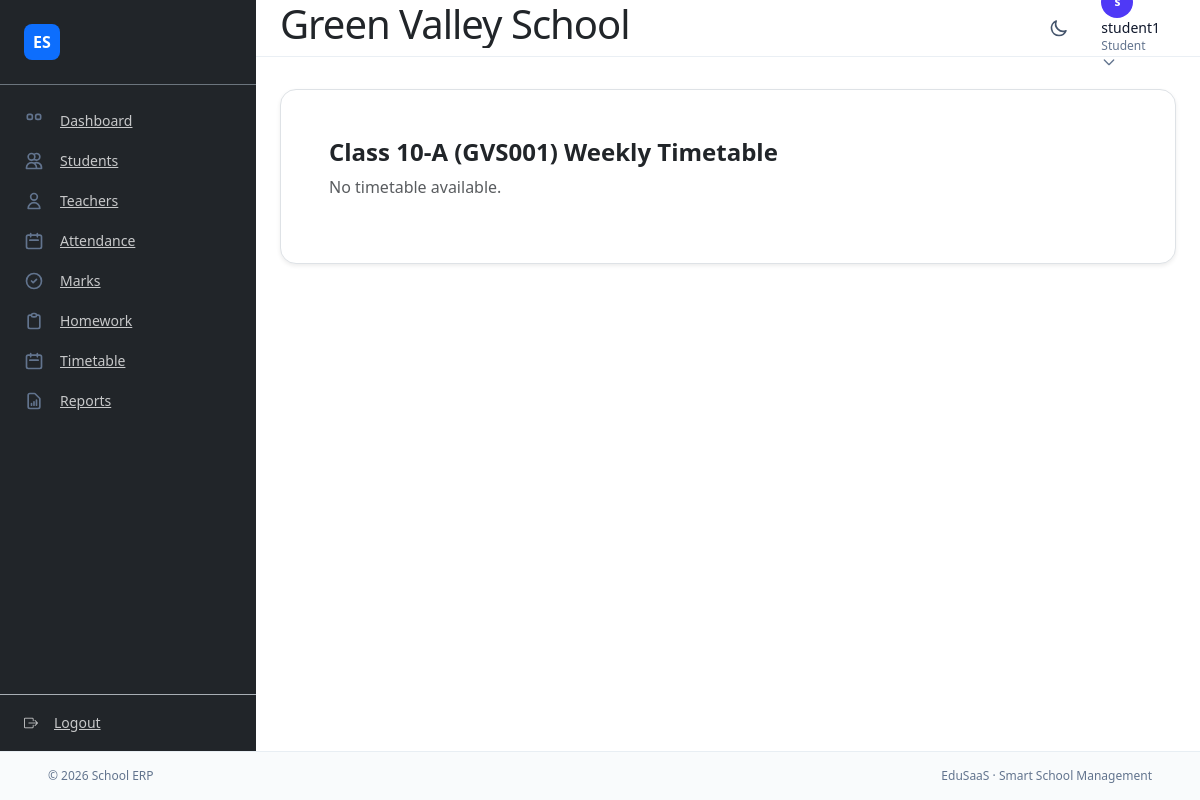
The page /student/timetable/ (signed in) on the database as committed earlier.
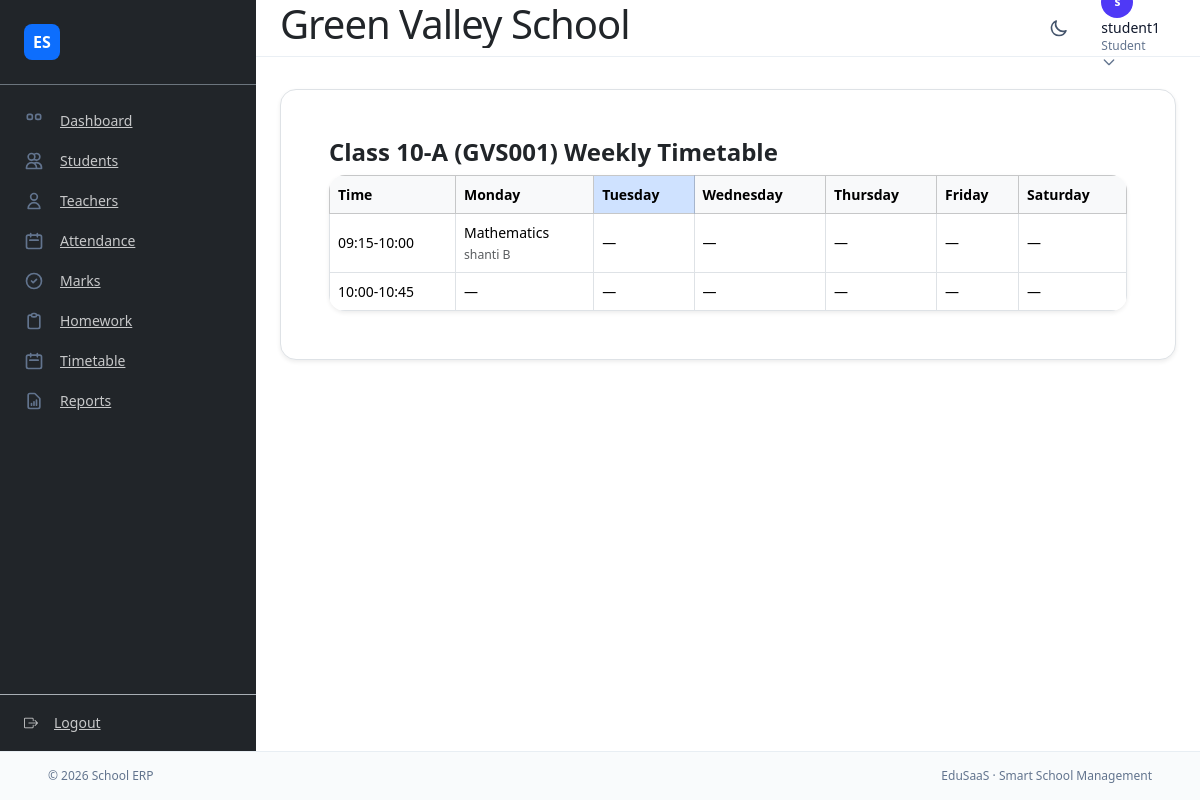
The same page on the database as committed later.
### apps/timetable/models.py (models this page shows, shortened)
class TimeSlot(models.Model):
    class BreakType(models.TextChoices):
        NONE = "NONE", "None"
        SHORT_BREAK = "SHORT_BREAK", "Short Break"
        LUNCH_BREAK = "LUNCH_BREAK", "Lunch Break"
    start_time = models.TimeField()
    end_time = models.TimeField()
    is_break = models.BooleanField(default=False)
    break_type = models.CharField(
        max_length=20,
        choices=BreakType.choices,
        default=BreakType.NONE,
    )
    order = models.IntegerField(default=0)
    school = models.ForeignKey(
        "core.School",
        on_delete=models.CASCADE,
        related_name="time_slots",
    )
    class Meta:
        ordering = ["school", "order", "start_time"]

class Timetable(models.Model):
    class DayOfWeek(models.IntegerChoices):
        MONDAY = 1, "Monday"
        TUESDAY = 2, "Tuesday"
        WEDNESDAY = 3, "Wednesday"
        THURSDAY = 4, "Thursday"
        FRIDAY = 5, "Friday"
        SATURDAY = 6, "Saturday"
    classroom = models.ForeignKey(
        "core.ClassRoom",
        on_delete=models.CASCADE,
        related_name="timetables",
    )
    day_of_week = models.PositiveSmallIntegerField(choices=DayOfWeek.choices)
    time_slot = models.ForeignKey(
        TimeSlot,
        on_delete=models.CASCADE,
        related_name="timetable_entries",
    )
    subject = models.ForeignKey(
        "core.Subject",
        on_delete=models.SET_NULL,
        null=True,
        blank=True,
        related_name="timetable_entries",
    )
    teachers = models.ManyToManyField(
        "core.Teacher",
        blank=True,
        related_name="timetable_entries",
    )
    school = models.ForeignKey(
        "core.School",
        on_delete=models.CASCADE,
        related_name="timetable_entries",
    )
    class Meta:
        unique_together = ("classroom", "day_of_week", "time_slot")

### apps/core/models.py (models this page shows, shortened)
class Subject(models.Model):
    name = models.CharField(max_length=100, db_index=True)
    code = models.CharField(max_length=50, blank=True, db_index=True)  # e.g. MATH101, PHY101
    classroom = models.ForeignKey(
        ClassRoom,
        on_delete=models.CASCADE,
        null=True,
        blank=True,
        related_name="subjects",
    )
    teacher = models.ForeignKey(
        "Teacher",
        on_delete=models.SET_NULL,
        null=True,
        blank=True,
        related_name="assigned_subjects",
    )
    academic_year = models.ForeignKey(
        "AcademicYear",
        on_delete=models.CASCADE,
        related_name="subjects",
        null=True,
        blank=True,
    )
    school = models.ForeignKey(
        School,
        on_delete=models.CASCADE,
        related_name="subjects",
    )
    class Meta:
        constraints = [
            models.UniqueConstraint(
                fields=["code", "classroom", "academic_year"],
                condition=Q(code__gt="", academic_year__isnull=False),
                name="unique_subject_code_per_class_year",
            ),
        ]

class Teacher(models.Model):
    user = models.OneToOneField(
        "accounts.User",
        on_delete=models.CASCADE,
        related_name="teacher_profile",
    )
    subjects = models.ManyToManyField(
        Subject,
        blank=True,
        related_name="teachers",
    )
    classrooms = models.ManyToManyField(
        ClassRoom,
        blank=True,
        related_name="assigned_teachers",
    )
    employee_id = models.CharField(max_length=50, blank=True)
    phone_number = models.CharField(max_length=20, blank=True)
    qualification = models.CharField(max_length=200, blank=True)
    experience = models.CharField(max_length=100, blank=True, help_text="e.g. 5 years")
    subject = models.ForeignKey(
        Subject,
        on_delete=models.SET_NULL,
        null=True,
        blank=True,
        related_name="teachers_legacy",
    )

### apps/accounts/models.py (models this page shows, shortened)
class User(AbstractUser):
    class Roles(models.TextChoices):
        SUPERADMIN = "SUPERADMIN", "Super admin"
        ADMIN = "ADMIN", "School admin"
        TEACHER = "TEACHER", "Teacher"
        STUDENT = "STUDENT", "Student"
    role = models.CharField(
        max_length=20,
        choices=Roles.choices,
        default=Roles.STUDENT,
    )
    school = models.ForeignKey(
        "core.School",
        on_delete=models.SET_NULL,
        null=True,
        blank=True,
        related_name="users",
        db_index=True,
    )
    phone_number = models.CharField(
        max_length=20,
        blank=True,
        help_text="Optional contact phone number.",
    )

### apps/timetable/views.py (the view)
# urls.py: path("student/timetable/", views.student_timetable, name="student_timetable"),
@student_required
def student_timetable(request):
    student = getattr(request.user, "student_profile", None)
    if not student:
        return render(request, "timetable/student_timetable.html", {"classroom": None, "grid": [], "current_day": None, "current_slot_id": None})
    classroom = student.classroom
    if not classroom:
        return render(request, "timetable/student_timetable.html", {"classroom": None, "grid": [], "current_day": None, "current_slot_id": None})
    school = request.user.school
    slots = list(TimeSlot.objects.filter(school=school).order_by("order", "start_time"))
    existing = {
        (t.day_of_week, t.time_slot_id): t
        for t in Timetable.objects.filter(classroom=classroom)
        .select_related("time_slot", "subject")
        .prefetch_related("teachers__user")
    }
    now = datetime.now().time()
    today_weekday = datetime.now().isoweekday()
    current_slot_id = None
    for slot in slots:
        if slot.start_time <= now <= slot.end_time:
            current_slot_id = slot.id
            break
    DAYS = Timetable.DayOfWeek.choices
    grid = []
    for slot in slots:
        row = {"slot": slot, "days": []}
        for day_val, day_name in DAYS:
            rec = existing.get((day_val, slot.id))
            row["days"].append({"day": day_val, "day_name": day_name, "entry": rec})
        grid.append(row)
    return render(request, "timetable/student_timetable.html", {
        "classroom": classroom,
        "grid": grid,
        "current_day": today_weekday,
        "current_slot_id": current_slot_id,
    })

### apps/core/models.py (called while the page is built)
    def __str__(self) -> str:
        if self.section:
            return f"{self.name}-{self.section} ({self.school.code})"
        return f"{self.name} ({self.school.code})"

### templates/timetable/student_timetable.html (shortened to what this page needs)
{% extends "base.html" %}
{% block content %}
<div class="container-fluid px-0">
  <h1 class="h4 fw-bold mb-2">{% if classroom %}Class {{ classroom }} Weekly Timetable{% else %}My Timetable{% endif %}</h1>
  {% if not classroom %}<p class="text-muted">You are not assigned to a class.</p>
  {% elif not grid %}<p class="text-muted">No timetable available.</p>
  {% else %}
  <div class="card border-0 shadow-sm rounded-4 overflow-hidden">
    <div class="table-responsive">
      <table class="table table-bordered mb-0">
        <thead class="table-light sticky-top">
          <tr>
            <th>Time</th>
            <th class="{% if current_day == 1 %}table-primary{% endif %}">Monday</th>
            <th class="{% if current_day == 2 %}table-primary{% endif %}">Tuesday</th>
            <th class="{% if current_day == 3 %}table-primary{% endif %}">Wednesday</th>
            <th class="{% if current_day == 4 %}table-primary{% endif %}">Thursday</th>
            <th class="{% if current_day == 5 %}table-primary{% endif %}">Friday</th>
            <th class="{% if current_day == 6 %}table-primary{% endif %}">Saturday</th>
          </tr>
        </thead>
        <tbody>
          {% for row in grid %}
          <tr>
            <td class="text-nowrap">{{ row.slot.start_time|time:"H:i" }}-{{ row.slot.end_time|time:"H:i" }}{% if row.slot.is_break %}<br><small class="text-muted">Break</small>{% endif %}</td>
            {% for d in row.days %}
            <td class="{% if row.slot.is_break %}table-secondary{% endif %} {% if current_day == d.day and current_slot_id == row.slot.id %}table-warning{% endif %}">
              {% if row.slot.is_break %}<span class="text-muted">Break</span>
              {% elif d.entry %}{{ d.entry.subject.name|default:"—" }}
                <br><small class="text-muted">
                  {% for t in d.entry.teachers.all %}
                    {{ t.user.get_full_name|default:t.user.username }}{% if not forloop.last %}, {% endif %}
                  {% endfor %}
                </small>
              {% else %}—{% endif %}
            </td>
            {% endfor %}
          </tr>
          {% endfor %}
        </tbody>
      </table>
    </div>
  </div>
  {% endif %}
</div>
{% endblock %}

Rows that differ between the two databases and show on the page:
added TimeSlot: slot.start_time "09:15", slot.end_time "10:00"
added Timetable: entry.subject.name "Mathematics", shown under "09:15"
added Teacher: user.get_full_name "shanti B"
added Timetable: entry.subject.name "—", shown under "09:15"
added Timetable: entry.subject.name "—", shown under "09:15"
added Timetable: entry.subject.name "—", shown under "09:15"
added Timetable: entry.subject.name "—", shown under "09:15"
added Timetable: entry.subject.name "—", shown under "09:15"
added TimeSlot: slot.start_time "10:00", slot.end_time "10:45"
added Timetable: entry.subject.name "—", shown under "10:00"
added Timetable: entry.subject.name "—", shown under "10:00"
added Timetable: entry.subject.name "—", shown under "10:00"
added Timetable: entry.subject.name "—", shown under "10:00"
added Timetable: entry.subject.name "—", shown under "10:00"
added Timetable: entry.subject.name "—", shown under "10:00"
Other text that changed with them:
text no longer shown: "No timetable available."
text now shown: "Time Monday Tuesday Wednesday Thursday Friday Saturday"
